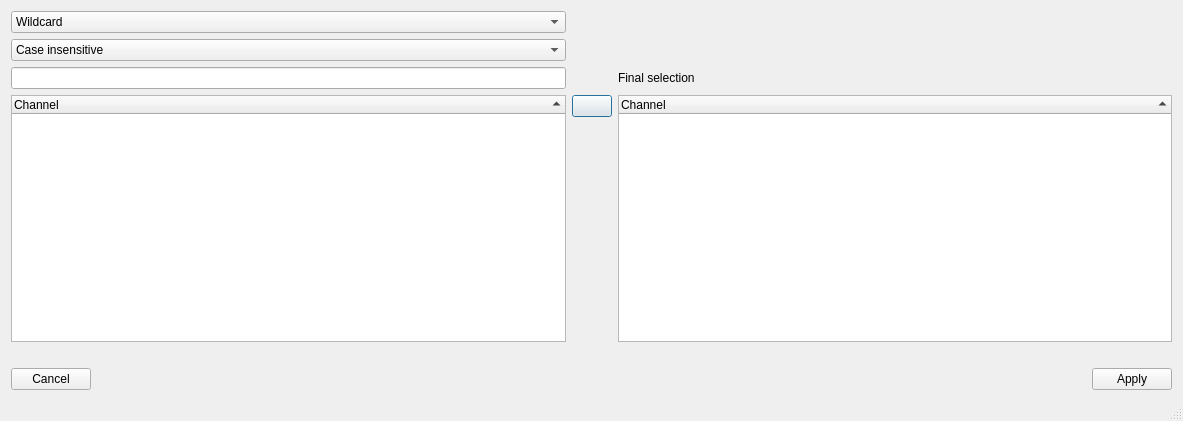
<?xml version="1.0" encoding="UTF-8"?>
<ui version="4.0">
 <class>SimpleSearchDialog</class>
 <widget class="QDialog" name="SimpleSearchDialog">
  <property name="geometry">
   <rect>
    <x>0</x>
    <y>0</y>
    <width>1183</width>
    <height>421</height>
   </rect>
  </property>
  <property name="windowTitle">
   <string>Dialog</string>
  </property>
  <property name="sizeGripEnabled">
   <bool>true</bool>
  </property>
  <layout class="QGridLayout" name="gridLayout">
   <item row="3" column="0" rowspan="2">
    <widget class="QTreeWidget" name="matches">
     <property name="focusPolicy">
      <enum>Qt::TabFocus</enum>
     </property>
     <property name="selectionMode">
      <enum>QAbstractItemView::ExtendedSelection</enum>
     </property>
     <property name="sortingEnabled">
      <bool>true</bool>
     </property>
     <column>
      <property name="text">
       <string>Channel</string>
      </property>
     </column>
    </widget>
   </item>
   <item row="9" column="0">
    <widget class="QLabel" name="status">
     <property name="text">
      <string/>
     </property>
    </widget>
   </item>
   <item row="3" column="2" rowspan="2">
    <widget class="QTreeWidget" name="selection">
     <property name="sortingEnabled">
      <bool>true</bool>
     </property>
     <column>
      <property name="text">
       <string>Channel</string>
      </property>
     </column>
    </widget>
   </item>
   <item row="2" column="2">
    <widget class="QLabel" name="label">
     <property name="text">
      <string>Final selection</string>
     </property>
    </widget>
   </item>
   <item row="0" column="2">
    <layout class="QHBoxLayout" name="horizontalLayout_2">
     <item>
      <spacer name="horizontalSpacer">
       <property name="orientation">
        <enum>Qt::Horizontal</enum>
       </property>
       <property name="sizeHint" stdset="0">
        <size>
         <width>40</width>
         <height>20</height>
        </size>
       </property>
      </spacer>
     </item>
    </layout>
   </item>
   <item row="3" column="1">
    <widget class="QPushButton" name="add_btn">
     <property name="text">
      <string/>
     </property>
     <property name="icon">
      <iconset resource="resource.qrc">
       <normaloff>:/left.png</normaloff>:/left.png</iconset>
     </property>
    </widget>
   </item>
   <item row="2" column="0">
    <widget class="QLineEdit" name="search_box">
     <property name="text">
      <string/>
     </property>
    </widget>
   </item>
   <item row="0" column="0">
    <widget class="QComboBox" name="match_kind">
     <property name="currentIndex">
      <number>0</number>
     </property>
     <item>
      <property name="text">
       <string>Wildcard</string>
      </property>
     </item>
     <item>
      <property name="text">
       <string>Regex</string>
      </property>
     </item>
    </widget>
   </item>
   <item row="4" column="1">
    <spacer name="verticalSpacer_2">
     <property name="orientation">
      <enum>Qt::Vertical</enum>
     </property>
     <property name="sizeHint" stdset="0">
      <size>
       <width>20</width>
       <height>40</height>
      </size>
     </property>
    </spacer>
   </item>
   <item row="6" column="0" colspan="3">
    <layout class="QHBoxLayout" name="horizontalLayout" stretch="0,1,0">
     <item>
      <widget class="QPushButton" name="cancel_btn">
       <property name="text">
        <string>Cancel</string>
       </property>
      </widget>
     </item>
     <item>
      <spacer name="horizontalSpacer_2">
       <property name="orientation">
        <enum>Qt::Horizontal</enum>
       </property>
       <property name="sizeHint" stdset="0">
        <size>
         <width>40</width>
         <height>20</height>
        </size>
       </property>
      </spacer>
     </item>
     <item>
      <widget class="QPushButton" name="apply_btn">
       <property name="text">
        <string>Apply</string>
       </property>
      </widget>
     </item>
    </layout>
   </item>
   <item row="5" column="0" colspan="3">
    <widget class="QLabel" name="comment">
     <property name="text">
      <string/>
     </property>
    </widget>
   </item>
   <item row="1" column="0">
    <widget class="QComboBox" name="case_sensitivity">
     <item>
      <property name="text">
       <string>Case insensitive</string>
      </property>
     </item>
     <item>
      <property name="text">
       <string>Case sensitive</string>
      </property>
     </item>
    </widget>
   </item>
  </layout>
 </widget>
 <tabstops>
  <tabstop>search_box</tabstop>
  <tabstop>matches</tabstop>
  <tabstop>match_kind</tabstop>
  <tabstop>add_btn</tabstop>
  <tabstop>selection</tabstop>
  <tabstop>cancel_btn</tabstop>
  <tabstop>apply_btn</tabstop>
 </tabstops>
 <resources>
  <include location="resource.qrc"/>
 </resources>
 <connections/>
</ui>
